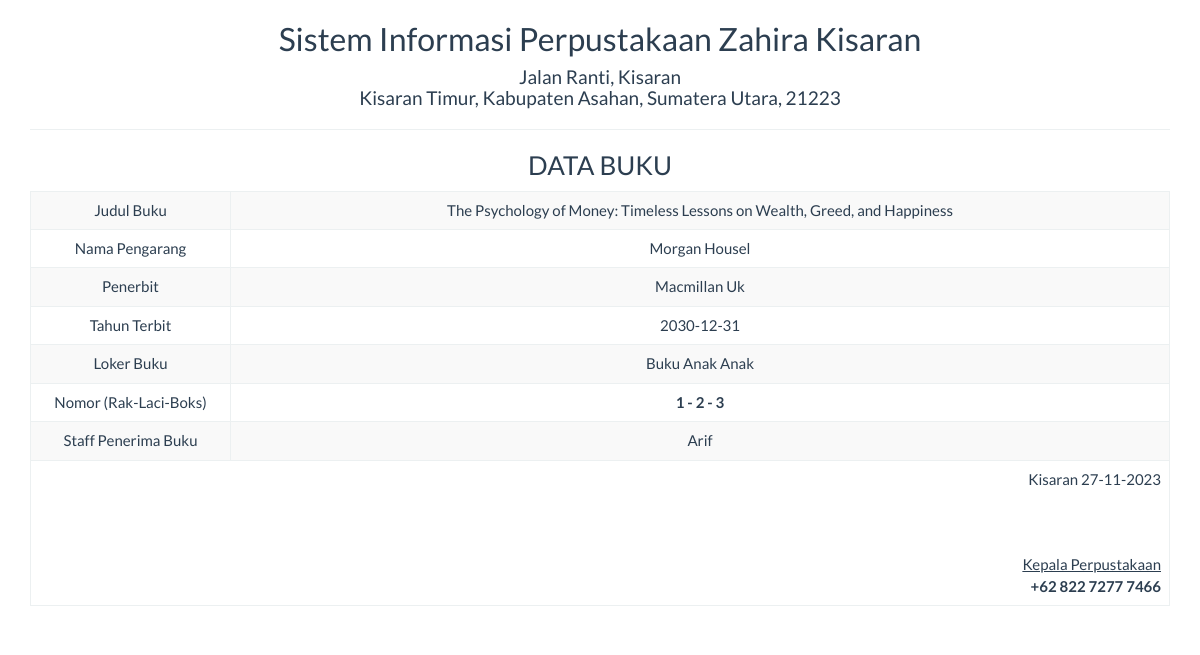
The page /report/buku_satu.php?id=46 on the database its author committed.
### tables this page shows
CREATE TABLE `buku` (
  `id` int NOT NULL,
  `loker_buku` varchar(25) NOT NULL,
  `no_rak` int NOT NULL,
  `no_laci` int NOT NULL,
  `no_boks` int NOT NULL,
  `judul_buku` varchar(100) NOT NULL,
  `nama_pengarang` varchar(100) NOT NULL,
  `tahun_terbit` date NOT NULL,
  `penerima` varchar(50) NOT NULL,
  `penerbit` varchar(50) NOT NULL,
  `status` varchar(25) NOT NULL,
  `keterangan` varchar(100) NOT NULL,
  `thumbnail_buku` text NOT NULL,
  `deskripsi` text NOT NULL
);

### report/buku_satu.php (the view, shortened to what this page needs)
<!DOCTYPE html>
<html>
    <head>
        <link href="../Assets/css/bootstrap.min.css" rel="stylesheet" type="text/css"/>
    </head>
    <body onload="print()">
        <?php
        include '../config/koneksi.php';
        $sql = "SELECT * FROM buku WHERE id='" . $_GET ['id'] . "'";
        $query = mysqli_query($koneksi, $sql) or die("SQL Detail error");
        $data = mysqli_fetch_array($query);
        ?>
        <div class="container">
            <div class='row'>
                <div class="col-sm-12">
                    <div class="text-center">
                        <h2>Sistem Informasi Perpustakaan Zahira Kisaran </h2>
                        <h4>Jalan Ranti, Kisaran <br> Kisaran Timur, Kabupaten Asahan, Sumatera Utara, 21223</h4>
                        <hr>
                        <h3>DATA BUKU</h3>
                        <table class="table table-bordered table-striped table-hover">
                            <tbody>
								<tr>
                                    <td>Judul Buku</td> <td><?= $data['judul_buku'] ?></td>
                                </tr>
                                <tr>
                                    <td width="200">Nama Pengarang</td> <td><?= $data['nama_pengarang'] ?></td>
                                <tr>
                                    <td>Penerbit</td> <td><?= $data['penerbit'] ?></td>
                                </tr>
                                 <tr>
                                    <td>Tahun Terbit</td> <td><?= $data['tahun_terbit'] ?></td>
                                </tr>
                                 <tr>
                                    <td>Loker Buku</td> <td><?= $data['loker_buku'] ?></td>
                                </tr>
                                <tr>
                                    <td>Nomor (Rak-Laci-Boks)</td> <td><strong><?= $data['no_rak'] ?> - <?= $data['no_laci'] ?> - <?= $data['no_boks'] ?></strong></td>
                                </tr>
								<tr>
                                    <td>Staff Penerima Buku</td> <td><?= $data['penerima'] ?></td>
                                </tr>
                            </tbody>
                            <tfoot>
                                <tr>
                                    <td colspan="2" class="text-right">
                                        Kisaran  <?= date("d-m-Y") ?>
                                        <br><br><br><br>
                                        <u>Kepala Perpustakaan<strong></u><br>
                                        +62 822 7277 7466
									</td>
								</tr>
							</tfoot>
                        </table>
                    </div>
                </div>
            </div>
    </body>
</html>

### rows shown on the page
buku: judul_buku "The Psychology of Money: Timeless Lessons on Wealth, Greed, and Happiness", nama_pengarang "Morgan Housel", penerbit "Macmillan Uk", tahun_terbit "2030-12-31", loker_buku "Buku Anak Anak", no_rak "1", no_laci "2", no_boks "3", penerima "Arif"
